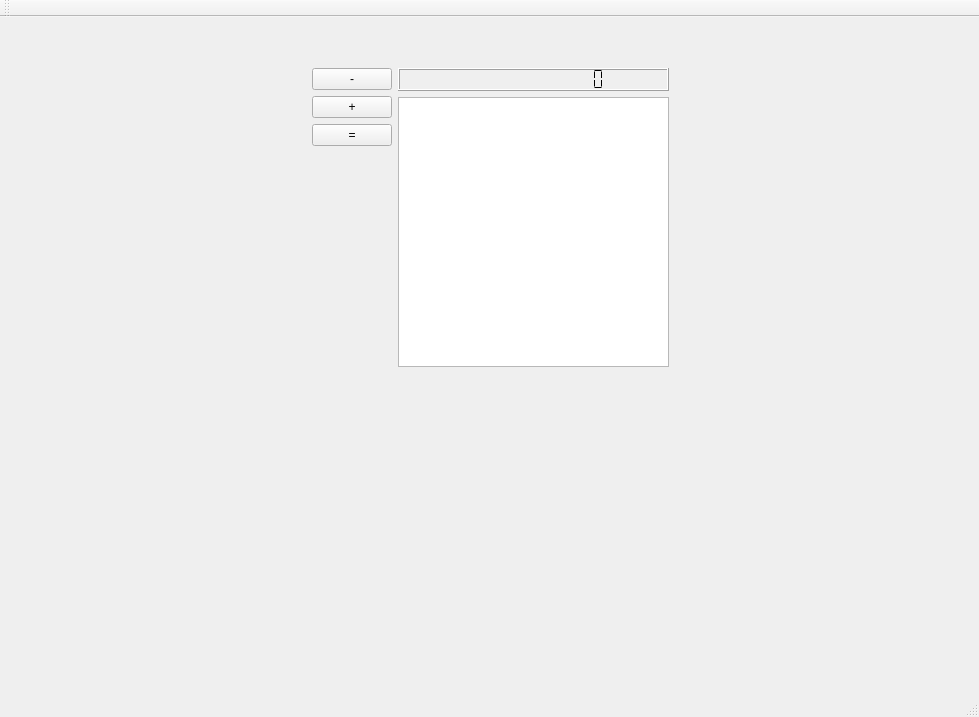
<?xml version="1.0" encoding="UTF-8"?>
<ui version="4.0">
 <class>MainWindow</class>
 <widget class="QMainWindow" name="MainWindow">
  <property name="geometry">
   <rect>
    <x>0</x>
    <y>0</y>
    <width>979</width>
    <height>717</height>
   </rect>
  </property>
  <property name="windowTitle">
   <string>Abacus</string>
  </property>
  <widget class="QWidget" name="centralWidget">
   <widget class="QWidget" name="horizontalLayoutWidget">
    <property name="geometry">
     <rect>
      <x>30</x>
      <y>40</y>
      <width>921</width>
      <height>591</height>
     </rect>
    </property>
    <layout class="QHBoxLayout" name="horizontalLayout">
     <property name="sizeConstraint">
      <enum>QLayout::SetMinAndMaxSize</enum>
     </property>
     <item>
      <spacer name="horizontalSpacer">
       <property name="orientation">
        <enum>Qt::Horizontal</enum>
       </property>
       <property name="sizeHint" stdset="0">
        <size>
         <width>40</width>
         <height>20</height>
        </size>
       </property>
      </spacer>
     </item>
     <item>
      <layout class="QVBoxLayout" name="verticalLayout_2">
       <item>
        <widget class="QPushButton" name="pb_minus">
         <property name="text">
          <string>-</string>
         </property>
        </widget>
       </item>
       <item>
        <widget class="QPushButton" name="pb_plus">
         <property name="text">
          <string>+</string>
         </property>
        </widget>
       </item>
       <item>
        <widget class="QPushButton" name="pb_equally">
         <property name="text">
          <string>=</string>
         </property>
        </widget>
       </item>
       <item>
        <spacer name="verticalSpacer_2">
         <property name="orientation">
          <enum>Qt::Vertical</enum>
         </property>
         <property name="sizeHint" stdset="0">
          <size>
           <width>20</width>
           <height>40</height>
          </size>
         </property>
        </spacer>
       </item>
      </layout>
     </item>
     <item>
      <layout class="QVBoxLayout" name="verticalLayout">
       <property name="spacing">
        <number>6</number>
       </property>
       <property name="sizeConstraint">
        <enum>QLayout::SetMinAndMaxSize</enum>
       </property>
       <item>
        <widget class="QLCDNumber" name="lcdNumber">
         <property name="font">
          <font>
           <weight>75</weight>
           <bold>true</bold>
          </font>
         </property>
         <property name="digitCount">
          <number>14</number>
         </property>
         <property name="mode">
          <enum>QLCDNumber::Dec</enum>
         </property>
         <property name="segmentStyle">
          <enum>QLCDNumber::Flat</enum>
         </property>
        </widget>
       </item>
       <item>
        <widget class="QGraphicsView" name="graphicsView"/>
       </item>
       <item>
        <spacer name="verticalSpacer">
         <property name="orientation">
          <enum>Qt::Vertical</enum>
         </property>
         <property name="sizeHint" stdset="0">
          <size>
           <width>20</width>
           <height>40</height>
          </size>
         </property>
        </spacer>
       </item>
      </layout>
     </item>
     <item>
      <spacer name="horizontalSpacer_2">
       <property name="orientation">
        <enum>Qt::Horizontal</enum>
       </property>
       <property name="sizeHint" stdset="0">
        <size>
         <width>40</width>
         <height>20</height>
        </size>
       </property>
      </spacer>
     </item>
    </layout>
   </widget>
  </widget>
  <widget class="QMenuBar" name="menuBar">
   <property name="geometry">
    <rect>
     <x>0</x>
     <y>0</y>
     <width>979</width>
     <height>24</height>
    </rect>
   </property>
  </widget>
  <widget class="QToolBar" name="mainToolBar">
   <attribute name="toolBarArea">
    <enum>TopToolBarArea</enum>
   </attribute>
   <attribute name="toolBarBreak">
    <bool>false</bool>
   </attribute>
  </widget>
  <widget class="QStatusBar" name="statusBar"/>
 </widget>
 <layoutdefault spacing="6" margin="11"/>
 <resources/>
 <connections/>
</ui>
